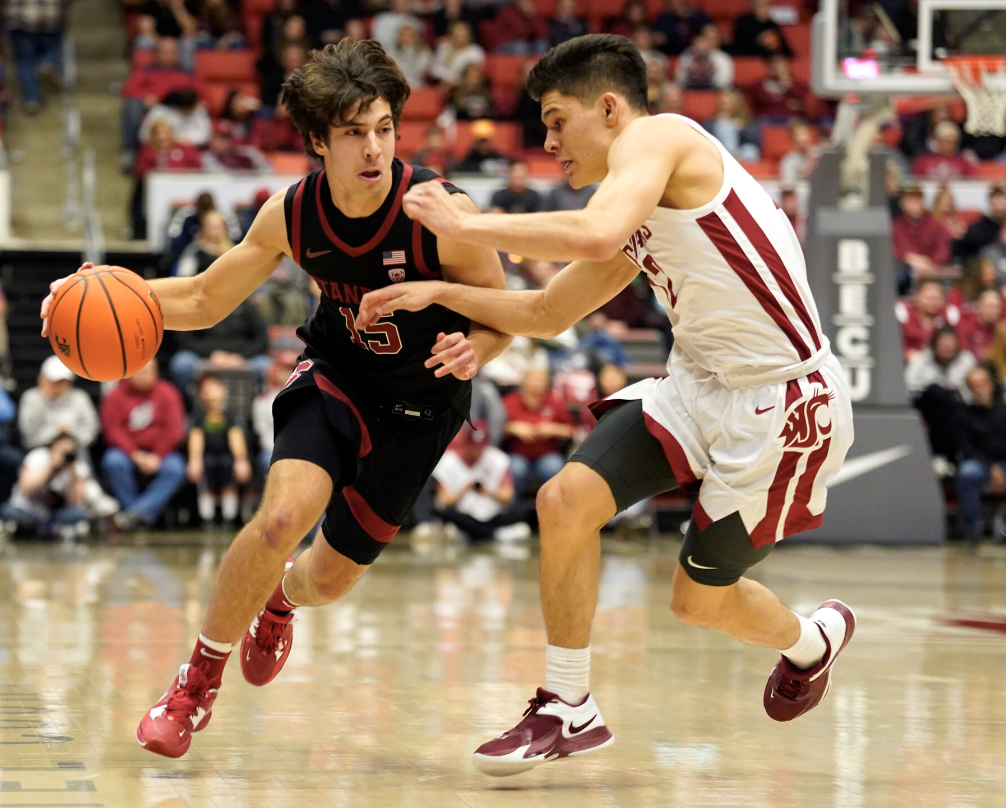
#> input picture 03_filter/data/basketball-player1.png, 1006 x 808 px
$ python 60_edge_detection.py
#> lines starting #> are read from the running program, lines starting #| are printed output that depends on the picture; after the words box and inside, x2 and y2 are one past the last pixel; in counts of white or black regions, pixels touching at a corner belong together
import os
import cv2
import numpy as np

# read image
print("read image...")
img = cv2.imread(os.path.join('.', 'data', 'basketball-player1.png'))
#> img is the input picture: shape (808, 1006, 3); mean B, G, R 99.3, 121.1, 147.1

img_edge = cv2.Canny(img, 100, 200)
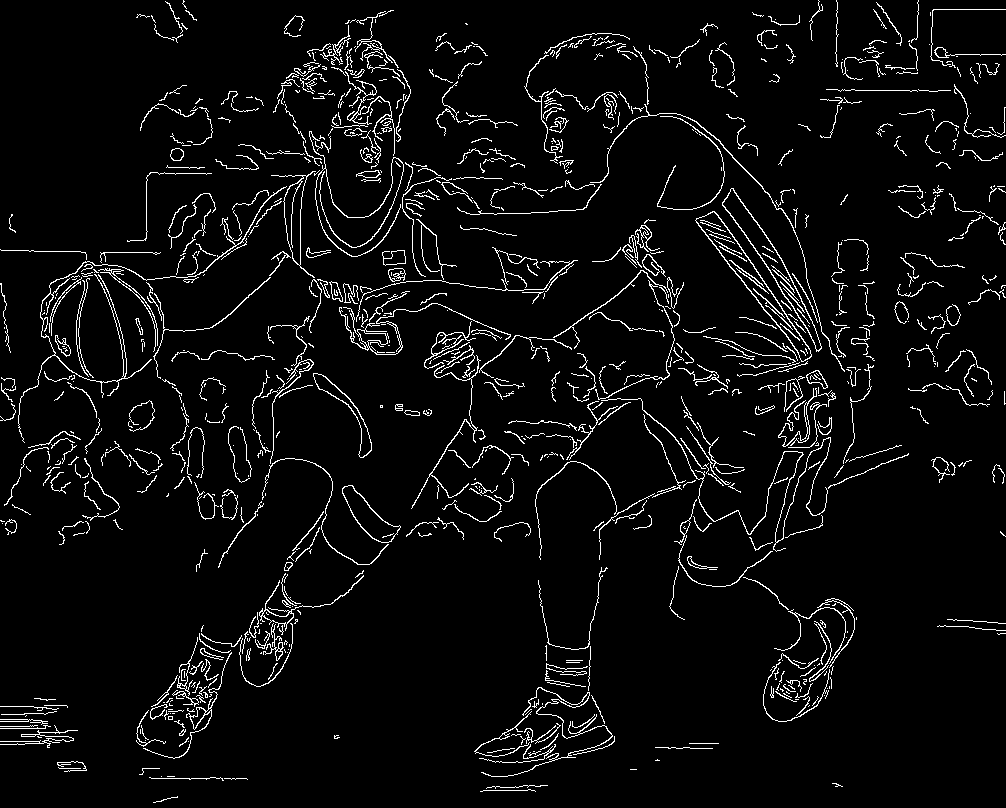
#> img_edge: shape (808, 1006); 4.8% white in thin lines or dots
img_edge_d = cv2.dilate(img_edge, np.ones((3, 3), dtype=np.int8))
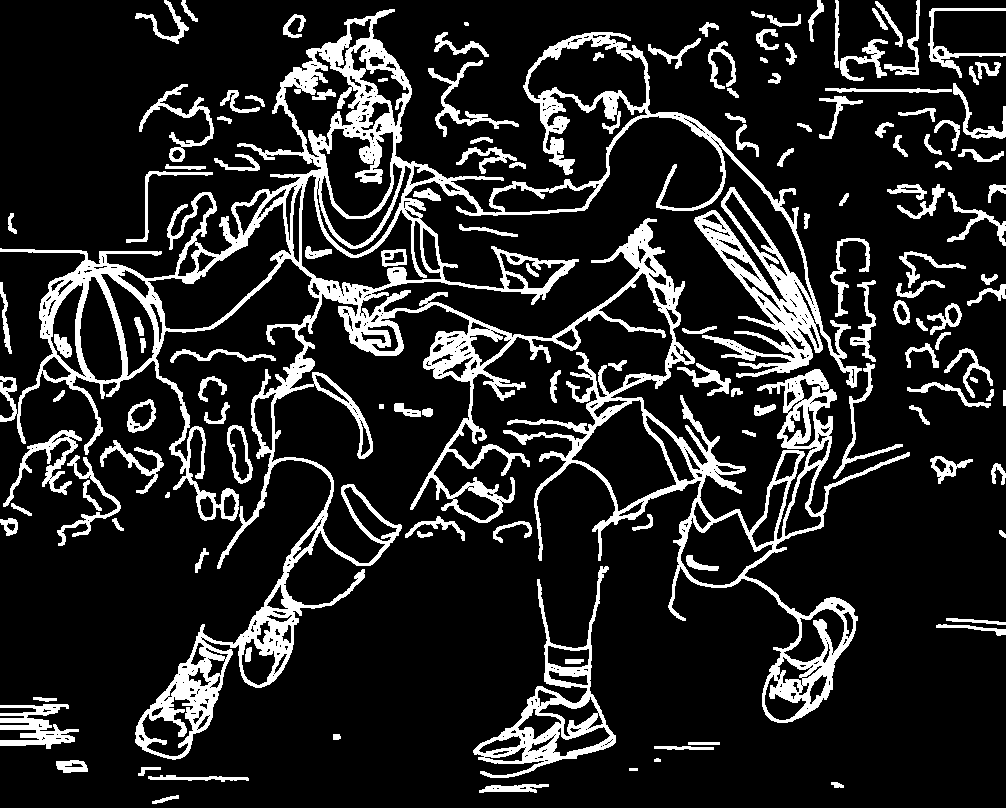
#> img_edge_d: shape (808, 1006); 15.3% white; 138 white regions (1 under 20 px), largest, box (x1, y1, x2, y2) and area: (0, 9, 910, 760) 84683, (473, 566, 616, 778) 5517, (0, 704, 79, 749) 1797
img_edge_e = cv2.erode(img_edge_d, np.ones((3, 3), dtype=np.int8))
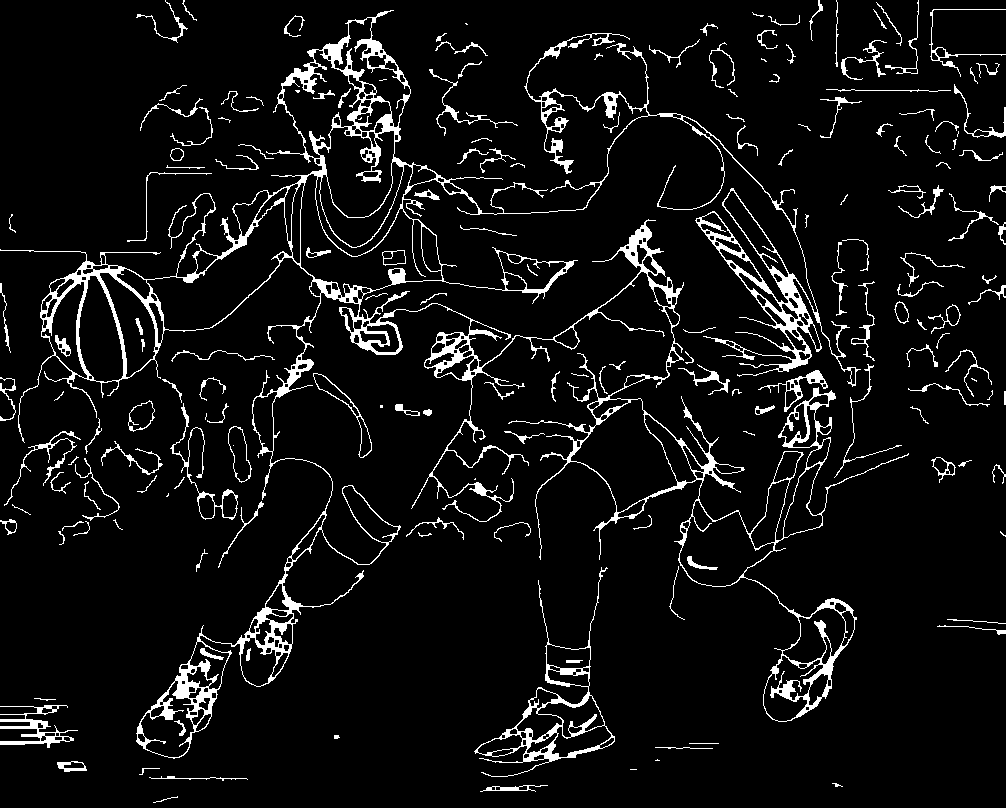
#> img_edge_e: shape (808, 1006); 6.7% white; 184 white regions (27 under 20 px), largest, box (x1, y1, x2, y2) and area: (0, 10, 909, 759) 36217, (474, 567, 615, 777) 2578, (0, 705, 78, 748) 973

# visualize image
print("visualize image...")
cv2.imshow('original', img)
cv2.imshow('img_edge', img_edge)
cv2.imshow('img_edge_d', img_edge_d)
cv2.imshow('img_edge_e', img_edge_e)

cv2.moveWindow('img_edge', 200,200)
cv2.moveWindow('img_edge_d', 400,400)
cv2.moveWindow('img_edge_e', 600,600)

# waiting
print("### if you want exit, press a 'q' key ###")
while(True):
    if cv2.waitKey(100) & 0xFF == ord('q'):  # if you want exit, press a 'q' key
#> (key q is pressed here)
        cv2.destroyAllWindows()
        break

$ run again, with 03_filter/data/bear1.png copied over 03_filter/data/basketball-player1.png
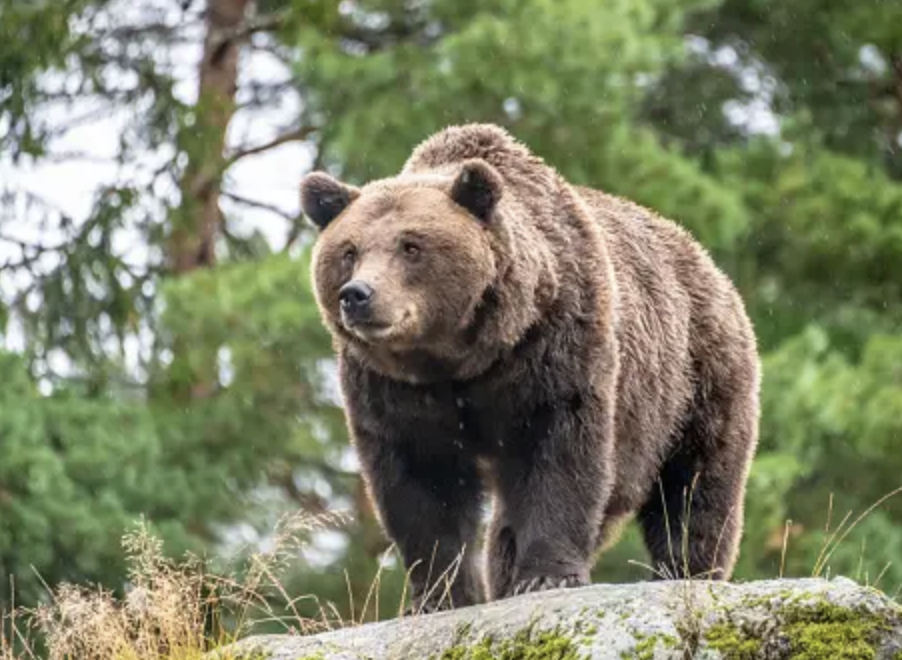
#> input picture 03_filter/data/bear1.png, 902 x 660 px
#> img is the input picture: shape (660, 902, 3); mean B, G, R 103.3, 129.5, 125.7
#> `img_edge = cv2.Canny(img, 100, 200)`:
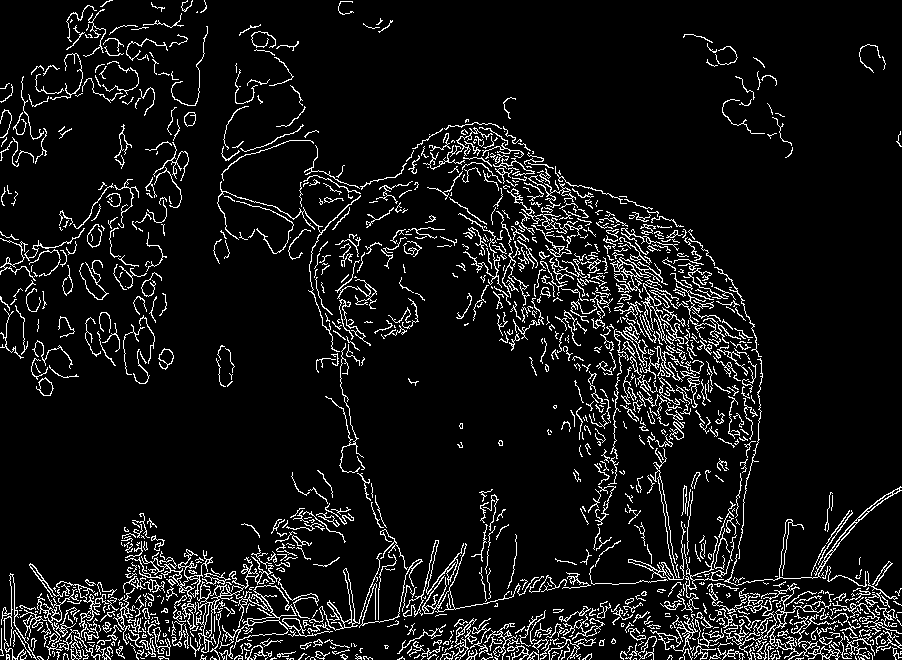
#> img_edge: shape (660, 902); 8.1% white in thin lines or dots
#> img_edge_d: shape (660, 902); 25% white; 93 white regions, largest, box (x1, y1, x2, y2) and area: (0, 30, 902, 660) 119808, (0, 178, 168, 360) 5065, (0, 52, 156, 168) 3261
#> `img_edge_e = cv2.erode(img_edge_d, np.ones((3, 3), dtype=np.int8))`:
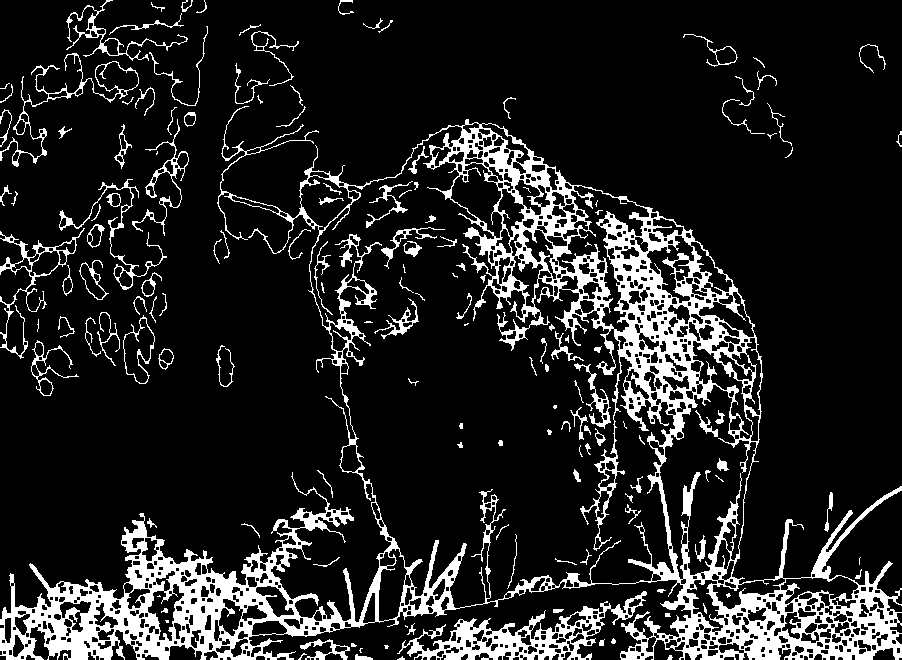
#> img_edge_e: shape (660, 902); 13.9% white; 154 white regions (33 under 20 px), largest, box (x1, y1, x2, y2) and area: (0, 106, 902, 660) 64314, (397, 591, 647, 660) 4573, (0, 53, 139, 167) 1116
